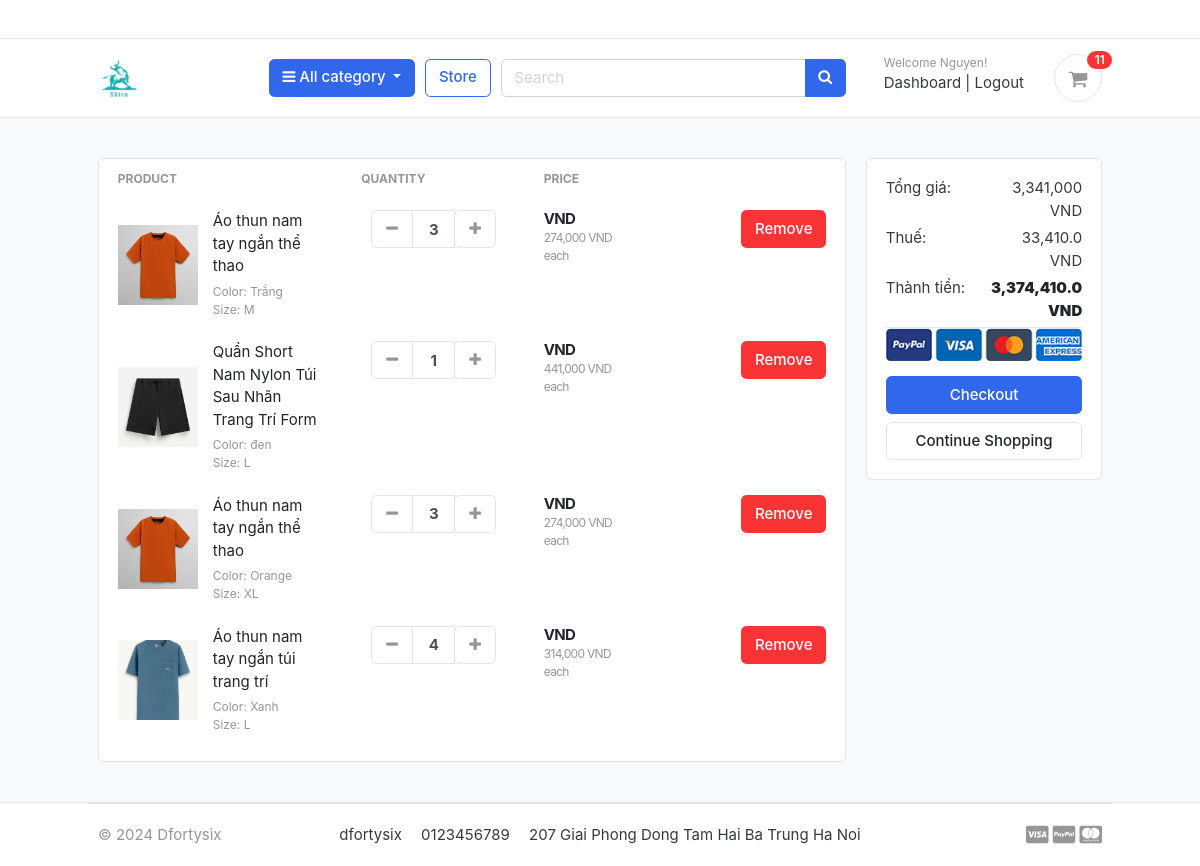
Before: /carts/ (signed in) with the older database file.
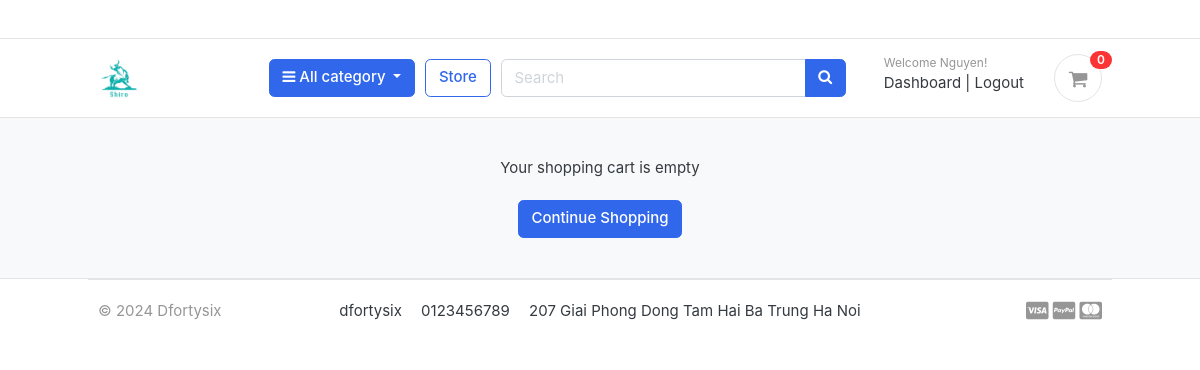
After: the same page with the newer database file.
### carts/models.py (models this page shows, shortened)
class CartItem(models.Model):
    user = models.ForeignKey(Account, on_delete=models.CASCADE, null=True)
    product = models.ForeignKey(Product, on_delete=models.CASCADE)
    variations = models.ManyToManyField(Variation, blank=True)
    cart = models.ForeignKey(Cart, on_delete=models.CASCADE, null=True)
    quantity = models.IntegerField()
    is_active = models.BooleanField(default=True)

### store/models.py (models this page shows, shortened)
class Product(models.Model):
    product_name = models.CharField(max_length=200, unique=True)
    slug = models.SlugField(max_length=200, unique=True)
    description = models.TextField(max_length=500, blank=True)
    price = models.IntegerField()
    images = models.ImageField(upload_to='photos/products')
    stock = models.IntegerField()
    is_available = models.BooleanField(default=True)
    category = models.ForeignKey(Category, on_delete=models.CASCADE)    # Khi xóa category thì Product bị xóa
    created_date = models.DateTimeField(auto_now_add=True)
    modified_date = models.DateTimeField(auto_now=True)
    def get_url(self):
        return reverse('product_detail', args=[self.category.slug, self.slug])

class Variation(models.Model):
    product = models.ForeignKey(Product, on_delete=models.CASCADE)
    variation_category = models.CharField(max_length=100, choices=variation_category_choice)
    variation_value = models.CharField(max_length=100)
    is_active = models.BooleanField(default=True)
    created_date = models.DateTimeField(auto_now_add=True)
    objects = VariationManager()

### carts/views.py (the view)
# urls.py: path('', views.cart, name='cart'),
@login_required
def cart(request, total=0, quantity=0, cart_items=None):
    try:
        if request.user.is_authenticated:
            cart_items = CartItem.objects.filter(user=request.user, is_active=True)
        else:
            cart = Cart.objects.get(cart_id=_cart_id(request=request))
            cart_items = CartItem.objects.filter(cart=cart, is_active=True)
        for cart_item in cart_items:
            total += cart_item.product.price * cart_item.quantity
            quantity += cart_item.quantity
        tax = total / 100
        grand_total = total + tax
    except ObjectDoesNotExist:
        pass    # Chỉ bỏ qua
    print(request.user)
    context = {
        'total': total,
        'quantity': quantity,
        'cart_items': cart_items,
        'tax': tax if "tax" in locals() else "",
        'grand_total': grand_total if "tax" in locals() else 0,
    }
    return render(request, 'store/cart.html', context=context)

### accounts/models.py (called while the page is built)
    def __str__(self):
        return self.email

### carts/context_processors.py (called while the page is built)
def counter(request):
    if 'admin' in request.path:
        return {}
    else:
        try:
            if request.user.is_authenticated:
                cart_items = CartItem.objects.filter(user=request.user)
            else:
                cart = Cart.objects.get(cart_id=_cart_id(request=request))
                cart_items = CartItem.objects.filter(cart=cart)
            cart_count = sum([cart_item.quantity for cart_item in cart_items])
        except Cart.DoesNotExist:
            cart_count = 0
    return dict(cart_count=cart_count)

### templates/store/cart.html (shortened to what this page needs)
{% extends 'base.html' %}
{% load static %}
{% load humanize %}
{% block content %}
<section class="section-content padding-y bg">
	<div class="container">
		{% if not cart_items %}
		<h2 class="text-center">Your shopping cart is empty</h2>
		<br />
		<div class="text-center">
			<a href="{% url 'store' %}" class="btn btn-primary">Continue Shopping</a>
		</div>
		{% else %}
		<div class="row">
			<aside class="col-lg-9">
				<div class="card">
					<table class="table table-borderless table-shopping-cart">
						<thead class="text-muted">
							<tr class="small text-uppercase">
								<th scope="col">Product</th>
								<th scope="col" width="120">Quantity</th>
								<th scope="col" width="120">Price</th>
								<th scope="col" class="text-right" width="200"></th>
							</tr>
						</thead>
						<tbody>
							{% for cart_item in cart_items %}
							<tr>
								<td>
									<figure class="itemside align-items-center">
										<div class="aside">
											<img src="{{ cart_item.product.images.url }}" class="img-sm" />
										</div>
										<figcaption class="info">
											<a href="{{ cart_item.product.get_url }}" class="title text-dark">{{ cart_item.product.product_name }}</a>
											<p class="text-muted small">
												{% if cart_item.variations.all %}
												{% for variation in cart_item.variations.all %}
												{{ variation.variation_category | capfirst }}: {{ variation.variation_value }}
												<br />
												{% endfor %}
												{% endif %}
											</p>
										</figcaption>
									</figure>
								</td>
								<td>
									<div class="col">
										<div class="input-group input-spinner">
											<div class="input-group-prepend">
												<a href="{% url 'remove_cart' cart_item.product.id cart_item.id %}"
													class="btn btn-light" type="button">
													<i class="fa fa-minus"></i>
												</a>
											</div>
											<input type="text" class="form-control" value="{{ cart_item.quantity }}" />
											<div class="input-group-append">
												<form action="{% url 'add_cart' cart_item.product.id %}" method="post">
													<button class="btn btn-light" type="submit" id="button-plus">
														<i class="fa fa-plus"></i>
													</button>
												</form>
											</div>
										</div>
									</div>
								</td>
								<td>
									<div class="price-wrap">
										<var class="price">{{ cart_item.|intcomma }} VND</var>
										<small class="text-muted">
											{{ cart_item.product.price|intcomma }} VND each
										</small>
									</div>
								</td>
								<td class="text-right">
									<a href="{% url 'remove_cart_item' cart_item.product.id cart_item.id %}"
										class="btn btn-danger" onclick="return confirm('Are you sure?')">
										Remove</a>
								</td>
							</tr>
							{% endfor %}
						</tbody>
					</table>
				</div>
			</aside>
			<aside class="col-lg-3">
				<div class="card">
					<div class="card-body">
						<dl class="dlist-align">
							<dt>Tổng giá:</dt>
							<dd class="text-right">{{ total|intcomma }} VND</dd>
						</dl>
						<dl class="dlist-align">
							<dt>Thuế:</dt>
							<dd class="text-right">{{ tax|intcomma }} VND</dd>
						</dl>
						<dl class="dlist-align">
							<dt>Thành tiền:</dt>
							<dd class="text-right text-dark b">
								<strong>{{ grand_total|intcomma }} VND</strong>
							</dd>
						</dl>
						<p class="text-center mb-3">
							<img src="{% static 'images/misc/payments.png' %}" height="26" />
						</p>
						<a href="{% url 'checkout' %}" class="btn btn-primary btn-block">
							Checkout
						</a>
						<a href="{% url 'store' %}" class="btn btn-light btn-block">Continue Shopping</a>
					</div>
				</div>
			</aside>
		</div>
		{% endif %}
	</div>
</section>
{% endblock %}

### templates/includes/navbar.html (shortened to what this page needs)
{% load static %}
<header class="section-header">
    <nav class="navbar p-md-0 navbar-expand-sm navbar-light border-bottom">
        <div class="container">
        </div>
    </nav>
    <section class="header-main border-bottom">
        <div class="container">
            <div class="row align-items-center">
                <div class="col-lg-2 col-md-3 col-6">
                    <a href="{% url 'home' %}" class="brand-wrap">
                        <img class="logo width" src="{% static './images/logoshiro.png' %}">
                    </a>
                </div>
                <div class="col-lg col-sm col-md col-6 flex-grow-0">
                    <div class="category-wrap dropdown d-inline-block float-right">
                        <button type="button" class="btn btn-primary text-white dropdown-toggle" data-toggle="dropdown">
                            <i class="fa fa-bars"></i> All category
                        </button>
                    </div>
                </div>
                <a href="{% url 'store' %}" class="btn btn-outline-primary">Store</a>
                <div class="col-lg  col-md-6 col-sm-12 col">
                    <form action="{% url 'store' %}" class="search" value ={{query}} method="GET">
                        <div class="input-group w-100">
                            <input type="text" class="form-control" style="width:60%;" placeholder="Search" name="q" value="{{ q }}">
                            <div class="input-group-append">
                                <button class="btn btn-primary text-white" type="submit">
                                    <i class="fa fa-search"></i>
                                </button>
                            </div>
                        </div>
                    </form>
                </div>
                <div class="col-lg-3 col-sm-6 col-8 order-2 order-lg-3">
                    <div class="d-flex justify-content-end mb-3 mb-lg-0">
                        {% if user.id is None %}
                        <div class="widget-header">
                            <small class="title text-muted">Welcome guest!</small>
                            <div>
                                <a href="{% url 'login' %}">Log in</a> <span class="dark-transp"> | </span>
                                <a href="{% url 'register' %}"> Register</a>
                            </div>
                        </div>
                        {% else %}
                        <div class="widget-header">
                            <small class="title text-muted">Welcome {{ user.first_name }}!</small>
                            <div>
                                <a href="{% url 'dashboard' %} ">Dashboard</a> <span class="dark-transp"> | </span>
                                <a href="{% url 'logout' %}"> Logout</a>
                            </div>
                        </div>
                        {% endif %}
                        <a href="{% url 'cart' %}" class="widget-header pl-3 ml-3">
                            <div class="icon icon-sm rounded-circle border"><i class="fa fa-shopping-cart"></i>
                            </div>
                            <span class="badge badge-pill badge-danger notify">{{ cart_count }}</span>
                        </a>
                    </div>
                </div>
            </div>
        </div>
    </section>
</header>

Changed rows visible on the page:
removed CartItem: product.images (picture), product.product_name "Áo thun nam tay ngắn thể thao", quantity "3", product.price "274,000"
no longer on this page (row unchanged): Variation: variation_category "Color", variation_value "Trắng", shown under "Áo thun nam tay ngắn thể thao"
no longer on this page (row unchanged): Variation: variation_category "Size", variation_value "M", shown under "Áo thun nam tay ngắn thể thao"
removed CartItem: product.images (picture), product.product_name "Quần Short Nam Nylon Túi Sau Nhãn Trang Trí Form", quantity "1", product.price "441,000"
no longer on this page (row unchanged): Variation: variation_category "Color", variation_value "đen", shown under "Quần Short Nam Nylon Túi Sau Nhãn Trang Trí Form"
no longer on this page (row unchanged): Variation: variation_category "Size", variation_value "L", shown under "Quần Short Nam Nylon Túi Sau Nhãn Trang Trí Form"
removed CartItem: product.images (picture), product.product_name "Áo thun nam tay ngắn thể thao", quantity "3", product.price "274,000"
no longer on this page (row unchanged): Variation: variation_category "Color", variation_value "Orange", shown under "Áo thun nam tay ngắn thể thao"
no longer on this page (row unchanged): Variation: variation_category "Size", variation_value "XL", shown under "Áo thun nam tay ngắn thể thao"
removed CartItem: product.images (picture), product.product_name "Áo thun nam tay ngắn túi trang trí", quantity "4", product.price "314,000"
no longer on this page (row unchanged): Variation: variation_category "Color", variation_value "Xanh", shown under "Áo thun nam tay ngắn túi trang trí"
no longer on this page (row unchanged): Variation: variation_category "Size", variation_value "L", shown under "Áo thun nam tay ngắn túi trang trí"
Other visible differences:
{{ cart_count }}: "11" → "0"
{{ total|intcomma }}: "3,341,000" → (not shown)
{{ tax|intcomma }}: "33,410.0" → (not shown)
{{ grand_total|intcomma }}: "3,374,410.0" → (not shown)
text no longer shown: "PRODUCT QUANTITY PRICE Tổng giá: VND Thuế: VND Thành tiền: VND Checkout"
text now shown: "Your shopping cart is empty"
